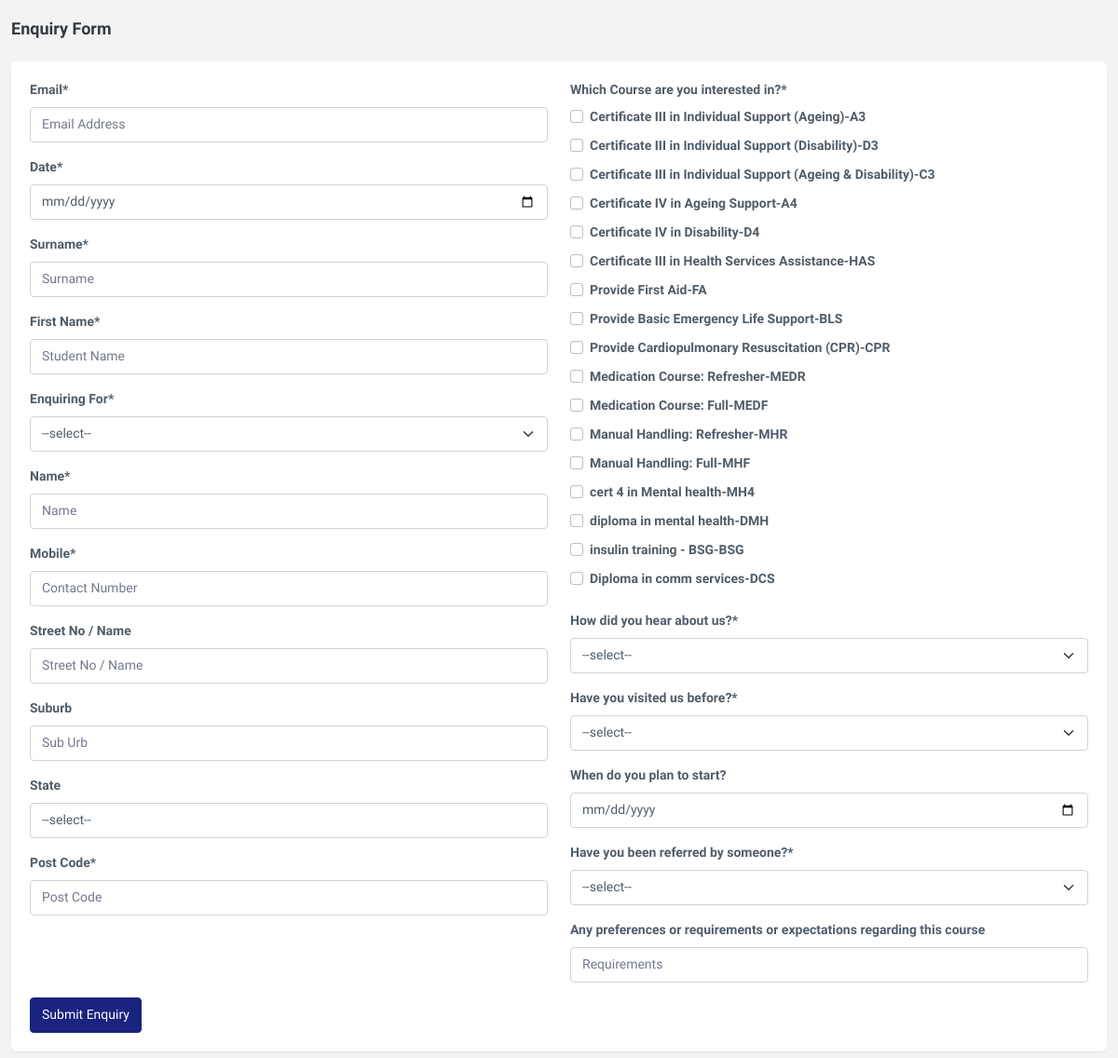
Screenshot of /common_enquiry.php with the database file from the repository.
### tables this page shows
CREATE TABLE IF NOT EXISTS `courses` (
  `course_id` int NOT NULL AUTO_INCREMENT,
  `course_name` varchar(255) NOT NULL,
  `course_sname` varchar(255) NOT NULL,
  `course_status` tinyint(1) NOT NULL DEFAULT '0',
  `created_date` timestamp NOT NULL DEFAULT CURRENT_TIMESTAMP,
  PRIMARY KEY (`course_id`)
);

### common_enquiry.php (the view, shortened to what this page needs)
<?php include('includes/dbconnect.php'); ?>
<!doctype html>
<html lang="en">
    <head>
        <?php include('includes/app_includes.php'); ?>
    </head>
    <body data-topbar="colored">
        <div id="layout-wrapper">
            <div class="main-content">
                <div class="page-content">
                    <div class="container-fluid">
                    <?php
                            $courses=mysqli_query($connection,"SELECT * from courses where course_status!=1");
                    ?>
                        <div class="row">
                            <div class="col-12">
                                <div class="page-title-box d-sm-flex align-items-center justify-content-between">
                                    <h4 class="mb-sm-0">Enquiry Form</h4>
                                </div>
                            </div>
                        </div>
                        <div class="row">
                            <div class="col-xl-12">
                                <div class="card">
                                    <div class="card-body">
                                        <form class="student_enquiry_form" id="student_enquiry_form">
                                            <div class="row">
                                                <div class="col-sm">
                                                <div class="col-md-12">
                                                    <div class="mb-3">
                                                        <label class="form-label" for="email_address">Email*</label>
                                                        <input type="text" class="form-control" id="email_address" placeholder="Email Address" >
                                                    </div>
                                                </div>
                                                <div class="col-md-12">
                                                    <div class="mb-3">
                                                        <label class="form-label" for="enquiry_date">Date*</label>
                                                        <input type="date" class="form-control" id="enquiry_date" >
                                                    </div>
                                                </div>
                                                <div class="col-md-12">
                                                    <div class="mb-3">
                                                        <label class="form-label" for="surname">Surname*</label>
                                                        <input type="text" class="form-control" id="surname" placeholder="Surname" value="" >
                                                    </div>
                                                </div>
                                                <div class="col-md-12">
                                                    <div class="mb-3">
                                                        <label class="form-label" for="student_name">First Name*</label>
                                                        <input type="text" class="form-control" id="student_name" placeholder="Student Name">
                                                    </div>
                                                </div>
                                                <div class="col-md-12">
                                                    <div class="mb-3">
                                                        <label class="form-label" for="enquiry_for">Enquiring For*</label>
                                                        <select name="enquiry_for" class="form-select" id="enquiry_for">
                                                        <option value="0">--select--</option>
                                                        </select>
                                                    </div>
                                                </div>
                                                <div class="col-md-12">
                                                    <div class="mb-3">
                                                        <label class="form-label" for="member_name">Name*</label>
                                                        <input type="text" class="form-control" id="member_name" placeholder="Name" value="<?php echo $queryRes['st_name']; ?>" >
                                                    </div>
                                                </div>
                                                <div class="col-md-12">
                                                    <div class="mb-3">
                                                        <label class="form-label" for="contact_num">Mobile*</label>
                                                        <input type="text" class="form-control number-field" maxlength="10" id="contact_num" placeholder="Contact Number" >
                                                    </div>
                                                </div>
                                                <div class="col-md-12">
                                                    <div class="mb-3">
                                                        <label class="form-label" for="street_no">Street No / Name</label>
                                                        <input type="text" class="form-control street_no" id="street_no" placeholder="Street No / Name" value="" >
                                                    </div>
                                                </div>
                                                <div class="col-md-12">
                                                    <div class="mb-3">
                                                        <label class="form-label" for="suburb">Suburb</label>
                                                        <input type="text" class="form-control suburb" id="suburb" placeholder="Sub Urb" value="" >
                                                    </div>
                                                </div>
                                                <div class="col-md-12">
                                                    <div class="mb-3">
                                                        <label class="form-label" for="stu_state">State</label>
                                                        <select name="stu_state" id="stu_state" class="form-control">
                                                        <?php
                                                        $st_states=['--select--','NSW','VIC','ACT','NT','WA','QLD','SA','Tasmania'];
                                                        for($i=0;$i<count($st_states);$i++){
                                                            $checked= $i==$queryRes['st_state'] ? 'selected' : '';
                                                            echo '<option value="'.$i.'" '.$checked.'>'.$st_states[$i].'</option>';
                                                        }
                                                        ?>
                                                        </select>
                                                    </div>
                                                </div>
                                                <div class="col-md-12">
                                                    <div class="mb-3">
                                                        <label class="form-label" for="post_code">Post Code*</label>
                                                        <input type="tel" class="form-control number-field" maxlength="6" id="post_code" placeholder="Post Code" value="" >
                                                    </div>
                                                </div>
                                            </div>
                                                <div class="col-sm">
                                                    <div class="col-md-12">
                                                            <div class="mb-3">
                                                                <label class="form-label" for="courses">Which Course are you interested in?*</label>
                                                                <?php
                                                                $counts=1;
                                                                while($coursesRes=mysqli_fetch_array($courses)){
                                                                    if($queryRes['st_course']!=''){
                                                                        $coursesSel=json_decode($queryRes['st_course']);
                                                                    }else{
                                                                        $coursesSel=[];
                                                                    }
                                                                    if(in_array($i,$coursesSel)){
                                                                        $checked='checked';
                                                                    }else{
                                                                        $checked='';
                                                                    }
                                                                    echo '<div class="form-check"><input type="checkbox" class="courses_check form-check-input" id="course_check_'.$counts.'" '.$checked.' value="'.$counts.'">';
                                                                    echo '<label for="course_check_'.$counts.'">'.$coursesRes["course_sname"].'-'.$coursesRes["course_name"].'</label></div>';
                                                                    $counts++;
                                                                }
                                                                ?>
                                                            </div>
                                                        </div>
                                                <div class="col-md-12">
                                                    <div class="mb-3">
                                                        <label class="form-label" for="hear_about">How did you hear about us?*</label>
                                                        <select name="hear_about" class="form-select" id="hear_about">
                                                        <?php
                                                        $st_heared=['--select--','Word of Mouth','Family or Friends','Website','Gumtree','Facebook','Instagram','Linkedin','Mail outs','Migration Agency','Other:'];
                                                        for($i=0;$i<count($st_heared);$i++){
                                                            $checked= $i==$queryRes['st_heared'] ? 'selected' : '';
                                                            echo '<option value="'.$i.'" '.$checked.'>'.$st_heared[$i].'</option>';
                                                        }
                                                        ?>
                                                        </select>
                                                    </div>
                                                </div>
                                                <div class="col-md-12">
                                                    <div class="mb-3">
                                                        <label class="form-label" for="visit_before">Have you visited us before?*</label>
                                                        <select name="visit_before" class="form-select" id="visit_before">
                                                        <option value="0">--select--</option>
                                                        </select>
                                                    </div>
                                                </div>
                                                <div class="col-md-12">
                                                    <div class="mb-3">
                                                        <label class="form-label" for="plan_to_start_date">When do you plan to start?</label>
                                                        <input type="date" class="form-control" id="plan_to_start_date" value="" >
                                                    </div>
                                                </div>
                                                <div class="col-md-12">
                                                    <div class="mb-3">
                                                        <label class="form-label" for="refer_select">Have you been referred by someone?*</label>
                                                        <select name="refer_select" class="form-select refered" id="refer_select">
                                                        <option value="0">--select--</option>
                                                        </select>
                                                    </div>
                                                </div>
                                                <div class="col-md-12">
                                                    <div class="mb-3">
                                                         <label class="form-label" for="pref_comment">Any preferences or requirements or expectations regarding this course</label>
                                                        <input type="text" class="form-control" id="pref_comment" value="" placeholder="Requirements">
                                                    </div>
                                                </div>
                                                    </div>
                                            </div>
                                            <button class="btn btn-primary" type="button" id="enquiry_form">Submit Enquiry</button>
                                        </form>
                                    </div>
                                </div>
                            </div>
                        </div>
                    </div>
                </div>
            </div>
        </div>
    </body>
</html>

### assets/css/panel.css (style rules this page uses)
:root { --backgroundcolor: #1a237e; --bordercolor: #1a237e; --color: #1a237e; }
.btn-primary { background-color: var(--backgroundcolor); border-color: var(--bordercolor); }

### common_enquiry.php (style rules this page uses)
.main-content { margin:0; }
.page-content { padding:20px 0px 0px 0px; }

### rows the page displays
courses: course_sname "Certificate III in Individual Support (Ageing)", course_name "A3"
courses: course_sname "Certificate III in Individual Support (Disability)", course_name "D3"
courses: course_sname "Certificate III in Individual Support (Ageing & Disability)", course_name "C3"
courses: course_sname "Certificate IV in Ageing Support", course_name "A4"
courses: course_sname "Certificate IV in Disability", course_name "D4"
courses: course_sname "Certificate III in Health Services Assistance", course_name "HAS"
courses: course_sname "Provide First Aid", course_name "FA"
courses: course_sname "Provide Basic Emergency Life Support", course_name "BLS"
courses: course_sname "Provide Cardiopulmonary Resuscitation (CPR)", course_name "CPR"
courses: course_sname "Medication Course: Refresher", course_name "MEDR"
courses: course_sname "Medication Course: Full", course_name "MEDF"
courses: course_sname "Manual Handling: Refresher", course_name "MHR"
courses: course_sname "Manual Handling: Full", course_name "MHF"
courses: course_sname "cert 4 in Mental health", course_name "MH4"
courses: course_sname "diploma in mental health", course_name "DMH"
courses: course_sname "insulin training - BSG", course_name "BSG"
courses: course_sname "Diploma in comm services", course_name "DCS"

### other values shown
form field stu_state "--select--"
form field hear_about "--select--"
